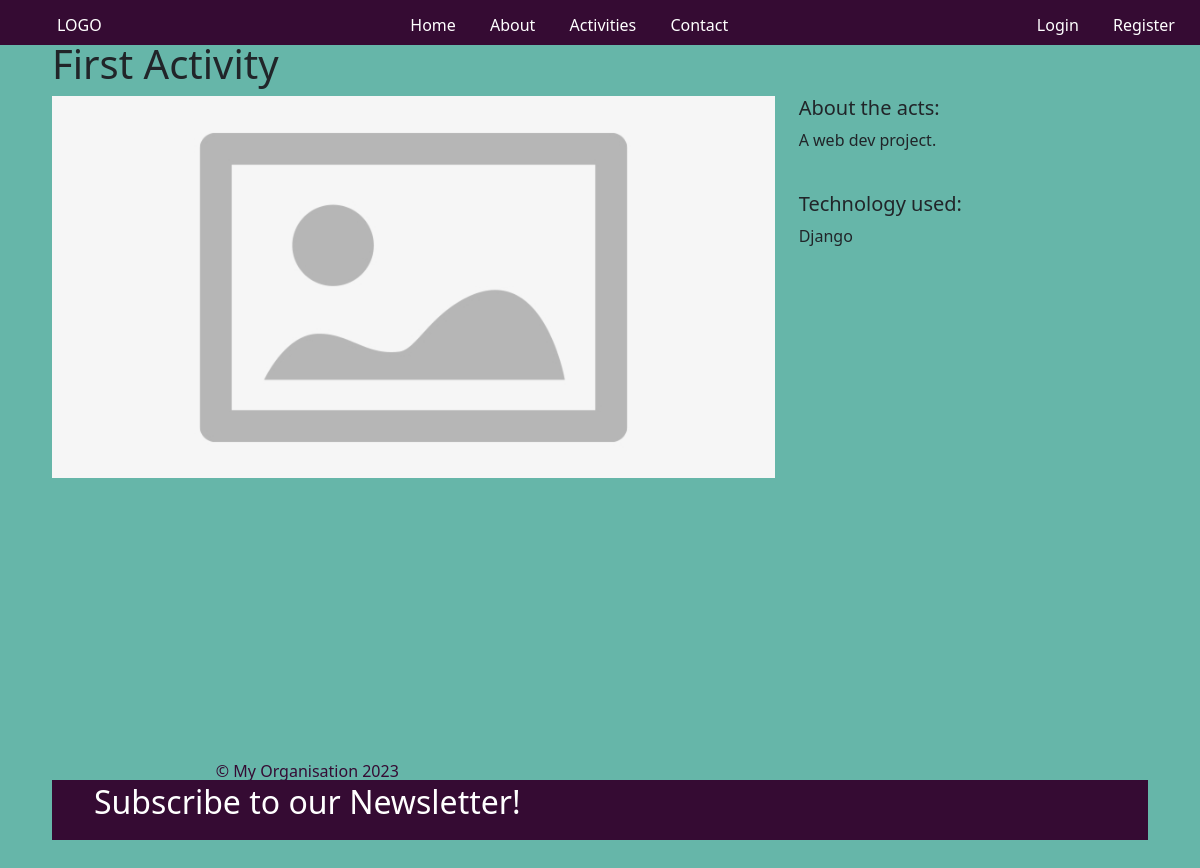
The page /acts/1/ on the database its author committed.
### acts/models.py (models this page shows)
class Acts(models.Model):
    title = models.CharField(max_length=100)
    description = models.TextField()
    technology = models.CharField(max_length=20)
    image = models.FileField(upload_to="", blank=True)

### acts/views.py (the view)
# urls.py: path("<int:pk>/", views.acts_detail, name="acts_detail"),
def acts_detail(request, pk):
    acts = Acts.objects.get(pk=pk)
    context = {
        "acts": acts
    }
    return render(request, "acts/acts_detail.html", context)

### acts/templates/acts/acts_detail.html
{% extends "base.html" %}
{% block page_content %}
<h1>{{ acts.title }}</h1>
<div class="row">
    <div class="col-md-8">
        {% if acts.image %}
            <img src="{{ acts.image.url }}" width="100%">
        {% endif %}
    </div>
    <div class="col-md-4">
        <h5>About the acts:</h5>
        <p>{{ acts.description }}</p>
        <br>
        <h5>Technology used:</h5>
        <p>{{ acts.technology }}</p>
    </div>
</div>
{% endblock page_content %}

### static/UI/header.css (style rules this page uses)
html, body { margin: 0; padding: 40px; }

### static/UI/footer.css (style rules this page uses)
body { display: flex; flex-direction: column; min-height: 100vh; margin: 0; padding: 0; }

### templates/base.html (style rules this page uses)
.container { background-color: rgb(102, 182, 169); }

### rows shown on the page
Acts: title "First Activity", image (picture), description "A web dev project.", technology "Django"
